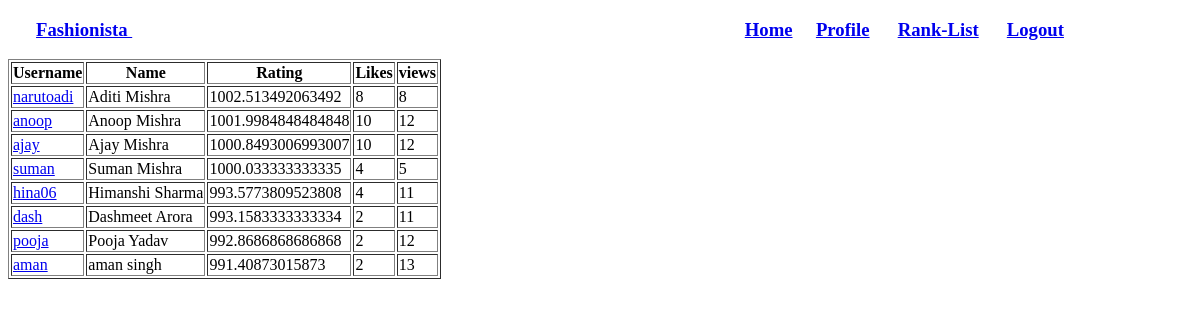
The app's page /FashionPoll/rank-list/, older data.
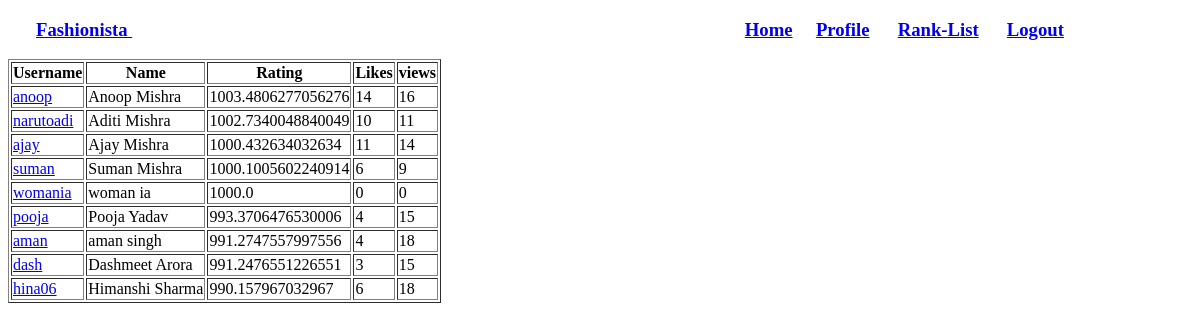
The same page, newer data.
### FashionPoll/models.py (models this page shows, shortened)
class Fashionista(models.Model):
	user = models.OneToOneField(User)
	fashionista_picture = models.ImageField(upload_to='fashionista_images',blank=False)
	title = models.CharField(max_length=250)
	likes = models.IntegerField(default=0)
	views = models.IntegerField(default=0)
	rating = models.FloatField(default = 1000.0000, db_index = True)

### FashionPoll/views.py (the view)
def rank_list(request):
	flist = Fashionista.objects.order_by('-rating')
	context_dict = {'flist' : flist, }
	return render(request, 'FashionPoll/rank_list.html', context_dict)

### templates/FashionPoll/rank_list.html (shortened to what this page needs)
<!DOCTYPE html>
{% load static %}
<html>
<head>
	<link rel="stylesheet" href="{% static "FashionPoll/css/styleHome.css" %}" />
</head>
<body>
<h3> <a href="/FashionPoll/"> Fashionista </a> <a href="/FashionPoll/home">Home</a><a href="/FashionPoll/home">Profile</a> <a href="/FashionPoll/rank-list">Rank-List</a> <a href="/FashionPoll/logout">Logout</a>  </h3>
<table border="1">
	<tr>
		<th>Username</th>
		<th>Name</th>
		<th>Rating</th>
		<th>Likes</th>
		<th>views</th>
	</tr>
	{% for element in flist %}
		<tr>
			<td><a href="/FashionPoll/user/{{ element.user.username }}">{{ element.user.username }}</a></td>
			<td>{{ element.user.first_name }} {{ element.user.last_name }} </td>
			<td>{{ element.rating }}</td>
			<td>{{ element.likes }}</td>
			<td>{{ element.views }}</td>
		</tr>
	{% endfor %}
</table>
</body>
</html>

Row changes from the older to the newer data that the page shows:
changed Fashionista "anoop": rating "1001.9984848484848" → "1003.4806277056276"; likes "10" → "14"; views "12" → "16"; moves up the list
changed Fashionista "narutoadi": rating "1002.513492063492" → "1002.7340048840049"; likes "8" → "10"; views "8" → "11"
changed Fashionista "ajay": rating "1000.8493006993007" → "1000.432634032634"; likes "10" → "11"; views "12" → "14"
changed Fashionista "suman": rating "1000.033333333335" → "1000.1005602240914"; likes "4" → "6"; views "5" → "9"
added Fashionista: user.username "womania", user.first_name "woman", user.last_name "ia", rating "1000.0", likes "0", views "0"
changed Fashionista "pooja": rating "992.8686868686868" → "993.3706476530006"; likes "2" → "4"; views "12" → "15"
changed Fashionista "aman": rating "991.40873015873" → "991.2747557997556"; likes "2" → "4"; views "13" → "18"
changed Fashionista "dash": rating "993.1583333333334" → "991.2476551226551"; likes "2" → "3"; views "11" → "15"; moves down the list
changed Fashionista "hina06": rating "993.5773809523808" → "990.157967032967"; likes "4" → "6"; views "11" → "18"; moves down the list
